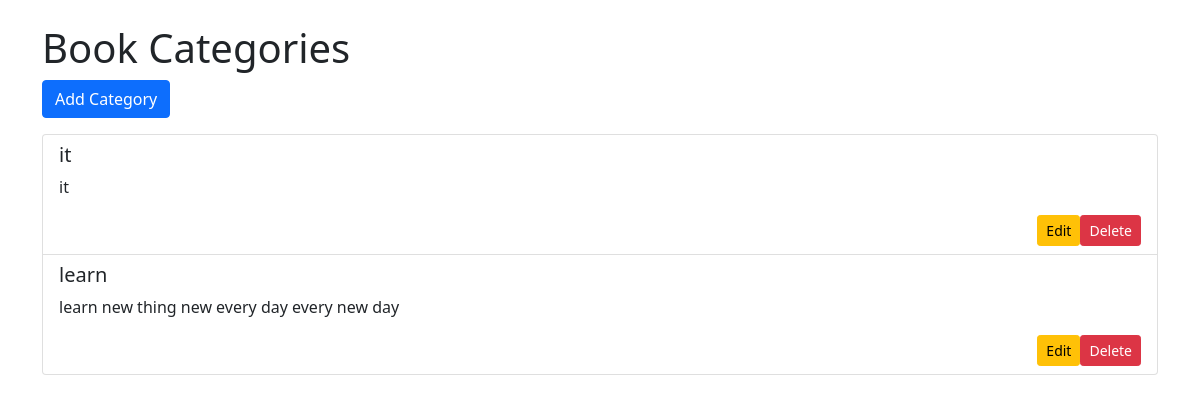
Page /manage_categories on the earlier database version.
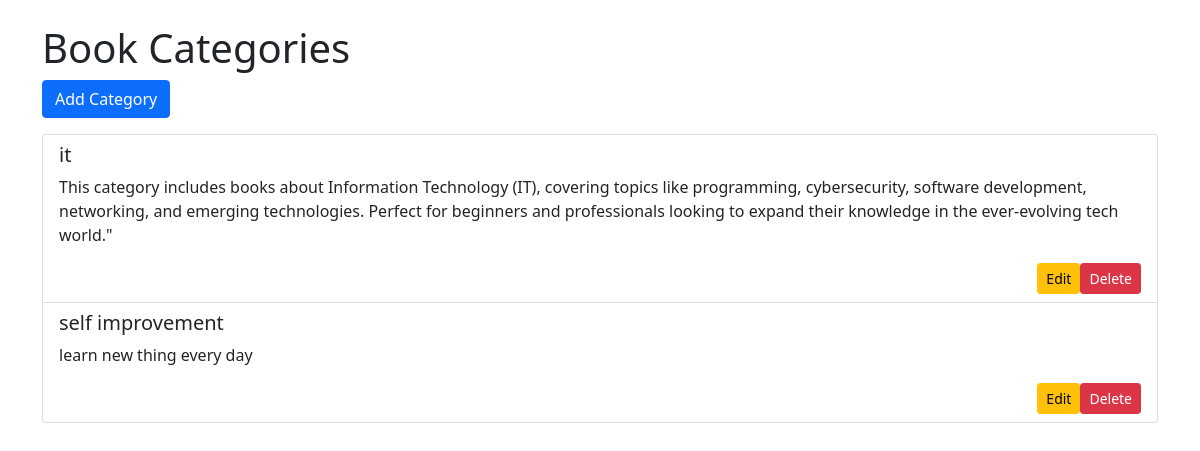
Same page on the later database version.
### tables this page shows
CREATE TABLE categories (
    id INTEGER PRIMARY KEY AUTOINCREMENT,
    name TEXT NOT NULL,
    description TEXT NOT NULL
);

### app.py (the view)
@app.route('/manage_categories')
def manage_categories():
    conn = sqlite3.connect('bookstore.db')
    cursor = conn.cursor()
    categories = cursor.execute("SELECT * FROM categories ").fetchall()
    conn.commit()
    conn.close()
    return render_template('/categories.html', categories=categories)

### templates/categories.html
{% extends "base.html" %}
{% block content %}
<h1>Book Categories</h1>
<a href="{{ url_for('add_category') }}" class="btn btn-primary mb-3">Add Category</a>
<ul class="list-group">
    {% for category in categories %}
    <li class="list-group-item">
        <h5>{{ category[1] }}</h5>
        <p>{{ category[2] }}</p>
        <div class="d-flex justify-content-end">
            <a href="{{ url_for('edit_category', cat_id=category[0]) }}" class="btn btn-warning btn-sm mr-2">Edit</a>
            <a href="{{ url_for('delete_category', cat_id=category[0]) }}" class="btn btn-danger btn-sm">Delete</a>
        </div>
    </li>
{% else %}
    <p>No categories available. Add some!</p>
{% endfor %}
</ul>
{% endblock %}

Differences in the rows shown:
changed categories "it": description "it" → "This category includes books about Information Technology (IT), covering topics like programming, cybersecurity, software development, networking, and emerging technologies. Perfect for beginners and professionals looking to expand their knowledge in the ever-evolving tech world.\""
changed categories: name "learn" → "self improvement"; description "learn new thing new every day every new day" → "learn new thing every day"
